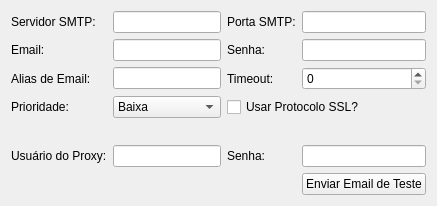
              <widget class="QWidget" name="serverTab">
               <attribute name="title">
                <string>Servidor de Email</string>
               </attribute>
               <layout class="QGridLayout">
                <item row="0" column="0">
                 <widget class="QLabel" name="label_19">
                  <property name="text">
                   <string>Servidor SMTP: </string>
                  </property>
                 </widget>
                </item>
                <item row="0" column="1">
                 <widget class="QLineEdit" name="notifSmtpServerLed"/>
                </item>
                <item row="0" column="2">
                 <widget class="QLabel" name="label_20">
                  <property name="text">
                   <string>Porta SMTP:</string>
                  </property>
                 </widget>
                </item>
                <item row="0" column="3">
                 <widget class="QLineEdit" name="notifSmtpPortLed"/>
                </item>
                <item row="1" column="0">
                 <widget class="QLabel" name="label_29">
                  <property name="text">
                   <string>Email:</string>
                  </property>
                 </widget>
                </item>
                <item row="1" column="1">
                 <widget class="QLineEdit" name="notifSmtpMailLed"/>
                </item>
                <item row="1" column="2">
                 <widget class="QLabel" name="label_30">
                  <property name="text">
                   <string>Senha:</string>
                  </property>
                 </widget>
                </item>
                <item row="1" column="3">
                 <widget class="QLineEdit" name="notifSmtpPsswrdLed">
                  <property name="echoMode">
                   <enum>QLineEdit::Password</enum>
                  </property>
                 </widget>
                </item>
                <item row="2" column="0">
                 <widget class="QLabel" name="label_32">
                  <property name="text">
                   <string>Alias de Email:</string>
                  </property>
                 </widget>
                </item>
                <item row="2" column="1">
                 <widget class="QLineEdit" name="notifSmtpAliasLed"/>
                </item>
                <item row="2" column="2">
                 <widget class="QLabel" name="label_33">
                  <property name="text">
                   <string>Timeout:</string>
                  </property>
                 </widget>
                </item>
                <item row="2" column="3">
                 <widget class="QSpinBox" name="notifSmtpTimeOutSpb">
                  <property name="maximum">
                   <number>100000</number>
                  </property>
                 </widget>
                </item>
                <item row="3" column="0">
                 <widget class="QLabel" name="label_34">
                  <property name="text">
                   <string>Prioridade:</string>
                  </property>
                 </widget>
                </item>
                <item row="3" column="1">
                 <widget class="QComboBox" name="notifSmtpPriorityLed">
                  <item>
                   <property name="text">
                    <string>Baixa</string>
                   </property>
                  </item>
                  <item>
                   <property name="text">
                    <string>Normal</string>
                   </property>
                  </item>
                  <item>
                   <property name="text">
                    <string>Alta</string>
                   </property>
                  </item>
                 </widget>
                </item>
                <item row="3" column="2" colspan="2">
                 <widget class="QCheckBox" name="notifSmtpSSLChk">
                  <property name="layoutDirection">
                   <enum>Qt::LeftToRight</enum>
                  </property>
                  <property name="text">
                   <string>Usar Protocolo SSL?</string>
                  </property>
                 </widget>
                </item>
                <item row="4" column="1">
                 <spacer>
                  <property name="orientation">
                   <enum>Qt::Vertical</enum>
                  </property>
                  <property name="sizeHint" stdset="0">
                   <size>
                    <width>64</width>
                    <height>21</height>
                   </size>
                  </property>
                 </spacer>
                </item>
                <item row="5" column="0">
                 <widget class="QLabel" name="label_35">
                  <property name="text">
                   <string>Usuário do Proxy:</string>
                  </property>
                 </widget>
                </item>
                <item row="5" column="1">
                 <widget class="QLineEdit" name="notifProxyUserLed"/>
                </item>
                <item row="5" column="2">
                 <widget class="QLabel" name="label_36">
                  <property name="text">
                   <string>Senha:</string>
                  </property>
                 </widget>
                </item>
                <item row="5" column="3">
                 <widget class="QLineEdit" name="notifProxyPsswrdLed">
                  <property name="echoMode">
                   <enum>QLineEdit::Password</enum>
                  </property>
                 </widget>
                </item>
                <item row="6" column="3">
                 <widget class="QPushButton" name="testSendMailBtn">
                  <property name="text">
                   <string>Enviar Email de Teste</string>
                  </property>
                  <property name="icon">
                   <iconset resource="icons.qrc">
                    <normaloff>:/global/icons/ok.png</normaloff>:/global/icons/ok.png</iconset>
                  </property>
                 </widget>
                </item>
               </layout>
              </widget>
